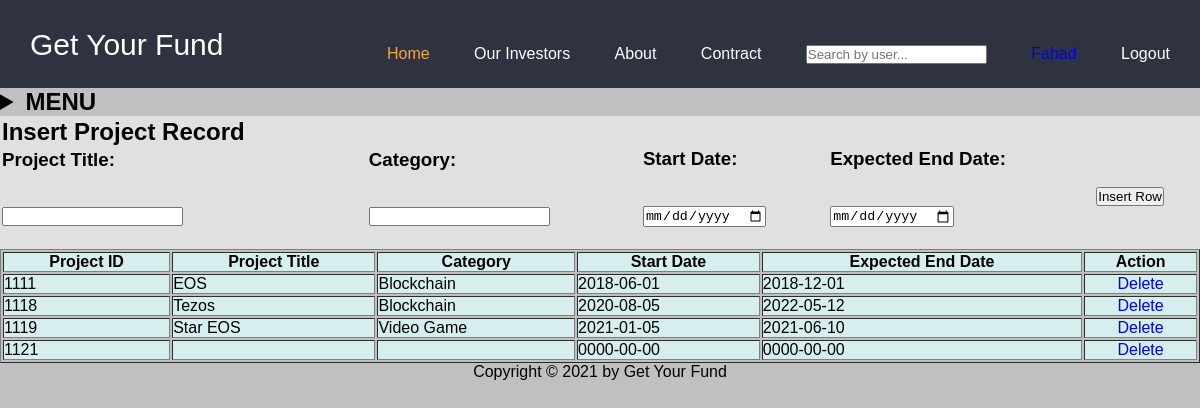
The page /view/rProject.php (signed in) on the database its author committed.
### tables this page shows
CREATE TABLE `project` (
  `id` int(255) NOT NULL,
  `Project_Title` varchar(255) NOT NULL,
  `Category` varchar(255) NOT NULL,
  `Start_Date` date NOT NULL,
  `End_Date` date NOT NULL,
  `Earned_Profit` varchar(255) NOT NULL,
  `Loss` varchar(255) NOT NULL
);

### view/rProject.php (the view, shortened to what this page needs)
<!DOCTYPE html>
<html lang="en">
<head>
</head>
<body style="background-color:Silver;">
<div id="wrapper">
<?php
    include('../controller/db.php');
    $sql = "SELECT * FROM project";
    $select = mysqli_query($conn, $sql);
?>
<?php
	include('header.php');
?>
<form action="../controller/insert1.php" method="post">
<table  width="100%" style="background-color: #FFFFFF7F" >
		                                 <tr><td><h2>Insert Project Record</td></tr>
                                            <tr><td>
                                                <h3>Project Title: </h3><br><br>
                                                <input type="text" name="title" id="title"><br><br>
                                                </td>
                                                <td>
                                                <h3>Category: </h3><br><br>
                                                <input type="text" name="category" id="category"> <br><br>
</td>
<td>
                                                <h3>Start Date: </h3><br><br>
                                                <input type="date" name="s_d" id="s_d"> <br><br>
</td>
<td>
                                                <h3>Expected End Date: </h3><br><br>
                                                <input type="date" name="e_d" id="e_d"><br><br>
                                                </td>
                                                <td>
                                                <input type="submit" name="submit" value="Insert Row"></h3>
                                            </td>
                                        </table>
</form>
<table border="1" style="width: 100%;">
<colgroup>
  <col span="7" cellpadding="10" style="background-color: #D6EEEE" id="user_table">
</colgroup>
<tr>
<th>Project ID</th>
<th>Project Title</th>
<th>Category</th>
<th>Start Date</th>
<th>Expected End Date</th>
<th>Action</th>
<?php
    while ($data = mysqli_fetch_array($select)) {
?>
      <tr>
    <td><?php echo $data['id']; ?></td>
    <td><?php echo $data['Project_Title']; ?></td>
    <td><?php echo $data['Category']; ?></td>
    <td><?php echo $data['Start_Date']; ?></td>
    <td><?php echo $data['End_Date']; ?></td>
    <td align="center"><a href="../controller/delete5.php?id=<?php echo $data['id']; ?>">Delete</a></td>
  </tr>
<?php
}
?>
</table>
</div>
<p align="center"> Copyright © 2021 by Get Your Fund </p>
</body>
</html>

### view/header.php (style rules this page uses)
:root { --color-1: #2f3240; }
body { font-family: sans-serif; background-color: #e8eef3; }
* { box-sizing: border-box; margin:0; padding:0; }
a { text-decoration: none; }

### rows shown on the page
project: id "1111", Project_Title "EOS", Category "Blockchain", Start_Date "2018-06-01", End_Date "2018-12-01"
project: id "1118", Project_Title "Tezos", Category "Blockchain", Start_Date "2020-08-05", End_Date "2022-05-12"
project: id "1119", Project_Title "Star EOS", Category "Video Game", Start_Date "2021-01-05", End_Date "2021-06-10"
project: id "1121", Start_Date "0000-00-00", End_Date "0000-00-00"

### other values the page prints
$_SESSION['name'] "Fahad"
